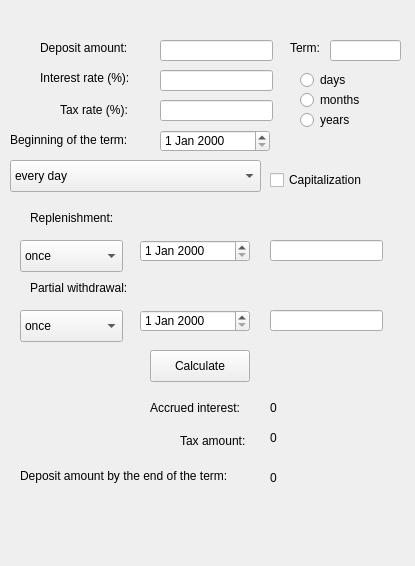
<?xml version="1.0" encoding="UTF-8"?>
<ui version="4.0">
 <class>Deposit</class>
 <widget class="QWidget" name="Deposit">
  <property name="geometry">
   <rect>
    <x>0</x>
    <y>0</y>
    <width>415</width>
    <height>566</height>
   </rect>
  </property>
  <property name="windowTitle">
   <string>Form</string>
  </property>
  <widget class="QLabel" name="label">
   <property name="geometry">
    <rect>
     <x>40</x>
     <y>40</y>
     <width>111</width>
     <height>16</height>
    </rect>
   </property>
   <property name="text">
    <string>Deposit amount:</string>
   </property>
  </widget>
  <widget class="QLineEdit" name="deposit_amount">
   <property name="geometry">
    <rect>
     <x>160</x>
     <y>40</y>
     <width>113</width>
     <height>21</height>
    </rect>
   </property>
  </widget>
  <widget class="QLabel" name="label_2">
   <property name="geometry">
    <rect>
     <x>40</x>
     <y>70</y>
     <width>101</width>
     <height>16</height>
    </rect>
   </property>
   <property name="text">
    <string>Interest rate (%):</string>
   </property>
  </widget>
  <widget class="QLineEdit" name="interest_rate">
   <property name="geometry">
    <rect>
     <x>160</x>
     <y>70</y>
     <width>113</width>
     <height>21</height>
    </rect>
   </property>
  </widget>
  <widget class="QLabel" name="label_3">
   <property name="geometry">
    <rect>
     <x>290</x>
     <y>40</y>
     <width>58</width>
     <height>16</height>
    </rect>
   </property>
   <property name="text">
    <string>Term:</string>
   </property>
  </widget>
  <widget class="QRadioButton" name="years">
   <property name="geometry">
    <rect>
     <x>300</x>
     <y>110</y>
     <width>99</width>
     <height>20</height>
    </rect>
   </property>
   <property name="text">
    <string>years</string>
   </property>
  </widget>
  <widget class="QRadioButton" name="months">
   <property name="geometry">
    <rect>
     <x>300</x>
     <y>90</y>
     <width>99</width>
     <height>20</height>
    </rect>
   </property>
   <property name="text">
    <string>months</string>
   </property>
  </widget>
  <widget class="QComboBox" name="periodicity">
   <property name="geometry">
    <rect>
     <x>10</x>
     <y>160</y>
     <width>251</width>
     <height>32</height>
    </rect>
   </property>
   <item>
    <property name="text">
     <string>every day</string>
    </property>
   </item>
   <item>
    <property name="text">
     <string>every week</string>
    </property>
   </item>
   <item>
    <property name="text">
     <string>every month</string>
    </property>
   </item>
   <item>
    <property name="text">
     <string>every quarter</string>
    </property>
   </item>
   <item>
    <property name="text">
     <string>every half year</string>
    </property>
   </item>
   <item>
    <property name="text">
     <string>every year</string>
    </property>
   </item>
   <item>
    <property name="text">
     <string>at the end of the term</string>
    </property>
   </item>
  </widget>
  <widget class="QCheckBox" name="capitalization">
   <property name="geometry">
    <rect>
     <x>270</x>
     <y>170</y>
     <width>131</width>
     <height>20</height>
    </rect>
   </property>
   <property name="text">
    <string>Capitalization</string>
   </property>
  </widget>
  <widget class="QLabel" name="label_4">
   <property name="geometry">
    <rect>
     <x>30</x>
     <y>210</y>
     <width>111</width>
     <height>16</height>
    </rect>
   </property>
   <property name="text">
    <string>Replenishment:</string>
   </property>
  </widget>
  <widget class="QDateEdit" name="replenishment_date">
   <property name="geometry">
    <rect>
     <x>140</x>
     <y>240</y>
     <width>110</width>
     <height>22</height>
    </rect>
   </property>
  </widget>
  <widget class="QComboBox" name="replenishment_periodicity">
   <property name="geometry">
    <rect>
     <x>20</x>
     <y>240</y>
     <width>103</width>
     <height>32</height>
    </rect>
   </property>
   <item>
    <property name="text">
     <string>once</string>
    </property>
   </item>
   <item>
    <property name="text">
     <string>every month</string>
    </property>
   </item>
   <item>
    <property name="text">
     <string>every two months</string>
    </property>
   </item>
   <item>
    <property name="text">
     <string>every quarter</string>
    </property>
   </item>
   <item>
    <property name="text">
     <string>every half year</string>
    </property>
   </item>
   <item>
    <property name="text">
     <string>once a year</string>
    </property>
   </item>
  </widget>
  <widget class="QLineEdit" name="replenishment_amount">
   <property name="geometry">
    <rect>
     <x>270</x>
     <y>240</y>
     <width>113</width>
     <height>21</height>
    </rect>
   </property>
  </widget>
  <widget class="QLabel" name="label_5">
   <property name="geometry">
    <rect>
     <x>30</x>
     <y>280</y>
     <width>151</width>
     <height>16</height>
    </rect>
   </property>
   <property name="text">
    <string>Partial withdrawal:</string>
   </property>
  </widget>
  <widget class="QComboBox" name="withdrawal_periodicity">
   <property name="geometry">
    <rect>
     <x>20</x>
     <y>310</y>
     <width>103</width>
     <height>32</height>
    </rect>
   </property>
   <item>
    <property name="text">
     <string>once</string>
    </property>
   </item>
   <item>
    <property name="text">
     <string>every month</string>
    </property>
   </item>
   <item>
    <property name="text">
     <string>every two months</string>
    </property>
   </item>
   <item>
    <property name="text">
     <string>every quarter</string>
    </property>
   </item>
   <item>
    <property name="text">
     <string>every half year</string>
    </property>
   </item>
   <item>
    <property name="text">
     <string>once a year</string>
    </property>
   </item>
  </widget>
  <widget class="QDateEdit" name="withdrawal_date">
   <property name="geometry">
    <rect>
     <x>140</x>
     <y>310</y>
     <width>110</width>
     <height>22</height>
    </rect>
   </property>
  </widget>
  <widget class="QLineEdit" name="withdrawal_amount">
   <property name="geometry">
    <rect>
     <x>270</x>
     <y>310</y>
     <width>113</width>
     <height>21</height>
    </rect>
   </property>
  </widget>
  <widget class="QLabel" name="label_6">
   <property name="geometry">
    <rect>
     <x>150</x>
     <y>400</y>
     <width>131</width>
     <height>16</height>
    </rect>
   </property>
   <property name="text">
    <string>Accrued interest:</string>
   </property>
  </widget>
  <widget class="QLabel" name="label_7">
   <property name="geometry">
    <rect>
     <x>180</x>
     <y>430</y>
     <width>91</width>
     <height>21</height>
    </rect>
   </property>
   <property name="text">
    <string>Tax amount:</string>
   </property>
  </widget>
  <widget class="QLabel" name="label_8">
   <property name="geometry">
    <rect>
     <x>20</x>
     <y>450</y>
     <width>261</width>
     <height>51</height>
    </rect>
   </property>
   <property name="text">
    <string>Deposit amount by the end of the term:</string>
   </property>
  </widget>
  <widget class="QLabel" name="accrued_interest">
   <property name="geometry">
    <rect>
     <x>270</x>
     <y>400</y>
     <width>111</width>
     <height>16</height>
    </rect>
   </property>
   <property name="text">
    <string>0</string>
   </property>
  </widget>
  <widget class="QLabel" name="tax_amount">
   <property name="geometry">
    <rect>
     <x>270</x>
     <y>430</y>
     <width>111</width>
     <height>16</height>
    </rect>
   </property>
   <property name="text">
    <string>0</string>
   </property>
  </widget>
  <widget class="QLabel" name="end_deposit">
   <property name="geometry">
    <rect>
     <x>270</x>
     <y>470</y>
     <width>111</width>
     <height>16</height>
    </rect>
   </property>
   <property name="text">
    <string>0</string>
   </property>
  </widget>
  <widget class="QPushButton" name="pushButton_calculate">
   <property name="geometry">
    <rect>
     <x>150</x>
     <y>350</y>
     <width>100</width>
     <height>32</height>
    </rect>
   </property>
   <property name="text">
    <string>Calculate</string>
   </property>
  </widget>
  <widget class="QRadioButton" name="days">
   <property name="geometry">
    <rect>
     <x>300</x>
     <y>70</y>
     <width>99</width>
     <height>20</height>
    </rect>
   </property>
   <property name="text">
    <string>days</string>
   </property>
  </widget>
  <widget class="QLineEdit" name="tax_rate">
   <property name="geometry">
    <rect>
     <x>160</x>
     <y>100</y>
     <width>113</width>
     <height>21</height>
    </rect>
   </property>
  </widget>
  <widget class="QLabel" name="label_9">
   <property name="geometry">
    <rect>
     <x>60</x>
     <y>100</y>
     <width>81</width>
     <height>20</height>
    </rect>
   </property>
   <property name="text">
    <string>Tax rate (%):</string>
   </property>
  </widget>
  <widget class="QLabel" name="label_10">
   <property name="geometry">
    <rect>
     <x>10</x>
     <y>130</y>
     <width>131</width>
     <height>20</height>
    </rect>
   </property>
   <property name="text">
    <string>Beginning of the term:</string>
   </property>
  </widget>
  <widget class="QDateEdit" name="beginning">
   <property name="geometry">
    <rect>
     <x>160</x>
     <y>130</y>
     <width>110</width>
     <height>22</height>
    </rect>
   </property>
  </widget>
  <widget class="QLineEdit" name="term">
   <property name="geometry">
    <rect>
     <x>330</x>
     <y>40</y>
     <width>71</width>
     <height>21</height>
    </rect>
   </property>
  </widget>
 </widget>
 <resources/>
 <connections/>
</ui>
